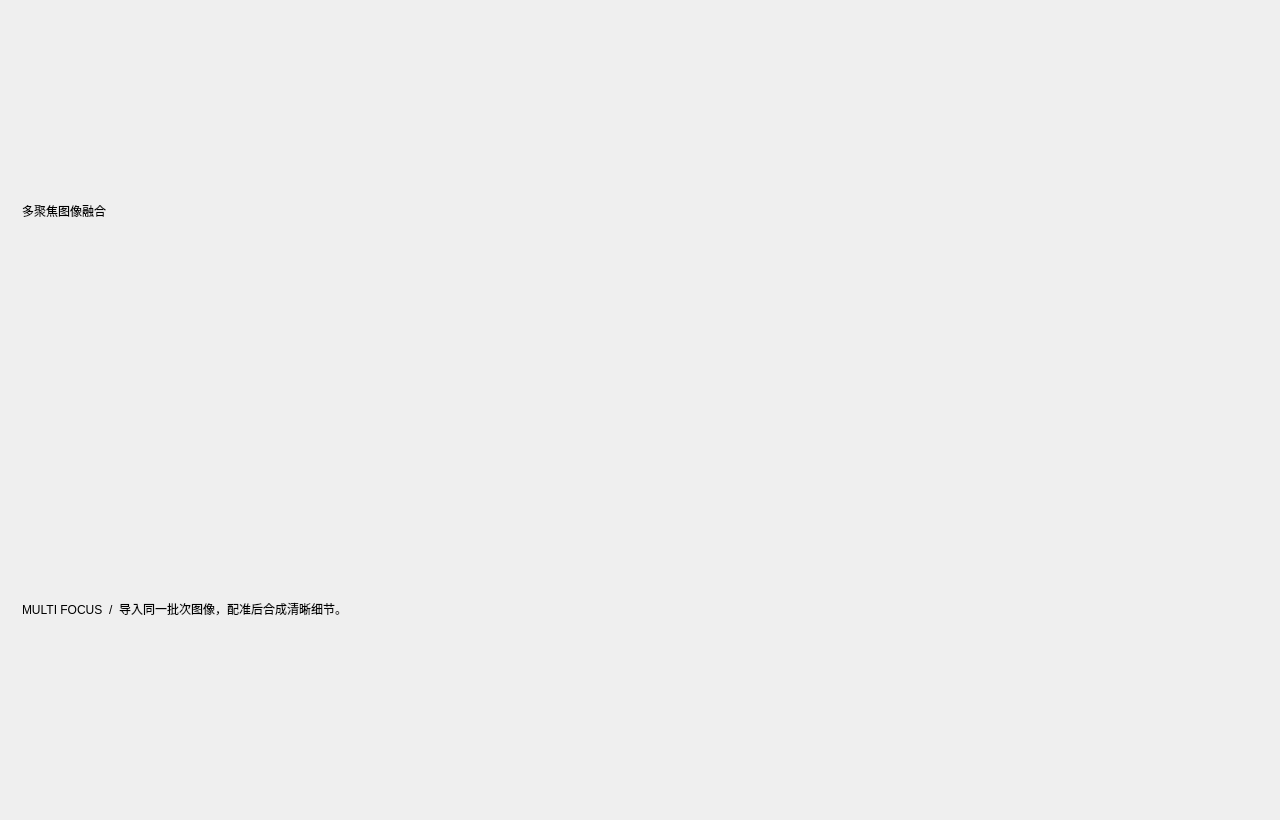
<?xml version="1.0" encoding="UTF-8"?>
<ui version="4.0">
 <!-- Designer 文件定义窗口外壳和标题，交互控件在 MainWindow 中按区域创建。 -->
 <class>MainWindow</class>
 <widget class="QMainWindow" name="MainWindow">
  <property name="geometry"><rect><x>0</x><y>0</y><width>1280</width><height>820</height></rect></property>
  <property name="windowTitle"><string>Multi Focus · 多聚焦图像融合</string></property>
  <widget class="QWidget" name="centralwidget">
   <layout class="QVBoxLayout" name="rootLayout">
    <property name="spacing"><number>12</number></property>
    <property name="leftMargin"><number>22</number></property>
    <property name="topMargin"><number>18</number></property>
    <property name="rightMargin"><number>22</number></property>
    <property name="bottomMargin"><number>18</number></property>
    <!-- 顶部标题的对象名与 style.qss 的选择器一致。 -->
    <item><widget class="QLabel" name="titleLabel"><property name="text"><string>多聚焦图像融合</string></property></widget></item>
    <item><widget class="QLabel" name="subtitleLabel"><property name="text"><string>MULTI FOCUS  /  导入同一批次图像，配准后合成清晰细节。</string></property></widget></item>
    <!-- 运行时向此横向布局依次加入参数侧栏和图片预览区。 -->
    <item><layout class="QHBoxLayout" name="workspaceLayout"><property name="spacing"><number>18</number></property></layout></item>
   </layout>
  </widget>
 </widget>
 <resources/>
 <connections/>
</ui>
